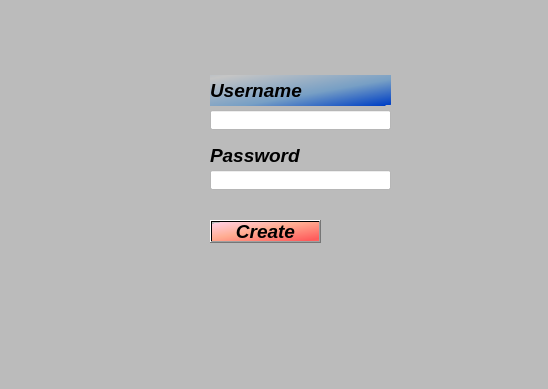
<?xml version="1.0" encoding="UTF-8"?>
<ui version="4.0">
 <class>MainWindow</class>
 <widget class="QMainWindow" name="MainWindow">
  <property name="geometry">
   <rect>
    <x>0</x>
    <y>0</y>
    <width>548</width>
    <height>389</height>
   </rect>
  </property>
  <property name="windowTitle">
   <string>Creataccount</string>
  </property>
  <property name="styleSheet">
   <string notr="true">background-color: rgb(187, 187, 187);</string>
  </property>
  <widget class="QWidget" name="centralwidget">
   <widget class="QLineEdit" name="lineEdit">
    <property name="geometry">
     <rect>
      <x>210</x>
      <y>110</y>
      <width>181</width>
      <height>20</height>
     </rect>
    </property>
    <property name="styleSheet">
     <string notr="true">background-color: rgb(255, 255, 255);</string>
    </property>
   </widget>
   <widget class="QLineEdit" name="lineEdit_2">
    <property name="geometry">
     <rect>
      <x>210</x>
      <y>170</y>
      <width>181</width>
      <height>20</height>
     </rect>
    </property>
    <property name="styleSheet">
     <string notr="true">background-color: rgb(255, 255, 255);</string>
    </property>
   </widget>
   <widget class="QLabel" name="label">
    <property name="geometry">
     <rect>
      <x>210</x>
      <y>75</y>
      <width>181</width>
      <height>31</height>
     </rect>
    </property>
    <property name="font">
     <font>
      <family>Segoe UI</family>
      <pointsize>14</pointsize>
      <weight>75</weight>
      <italic>true</italic>
      <bold>true</bold>
     </font>
    </property>
    <property name="styleSheet">
     <string notr="true">background-color: qlineargradient(spread:reflect, x1:0.046, y1:0.08, x2:1, y2:1, stop:0 rgba(197, 197, 197, 255), stop:0.55 rgba(119, 159, 197, 255), stop:0.971591 rgba(0, 64, 197, 255), stop:0.977273 rgba(189, 189, 189, 255), stop:1 rgba(189, 189, 189, 255));</string>
    </property>
    <property name="text">
     <string>Username</string>
    </property>
   </widget>
   <widget class="QLabel" name="label_2">
    <property name="geometry">
     <rect>
      <x>210</x>
      <y>145</y>
      <width>181</width>
      <height>21</height>
     </rect>
    </property>
    <property name="font">
     <font>
      <family>Segoe UI</family>
      <pointsize>14</pointsize>
      <weight>75</weight>
      <italic>true</italic>
      <bold>true</bold>
     </font>
    </property>
    <property name="styleSheet">
     <string notr="true">background-color: qconicalgradient(cx:0.0680909, cy:0.091, angle:138.7, stop:0 rgba(35, 40, 3, 255), stop:0.16 rgba(136, 106, 22, 255), stop:0.225 rgba(166, 140, 41, 255), stop:0.285 rgba(204, 181, 74, 255), stop:0.345 rgba(235, 219, 102, 255), stop:0.415 rgba(245, 236, 112, 255), stop:0.52 rgba(209, 190, 76, 255), stop:0.57 rgba(187, 156, 51, 255), stop:0.635 rgba(168, 142, 42, 255), stop:0.695 rgba(202, 174, 68, 255), stop:0.75 rgba(218, 202, 86, 255), stop:0.815 rgba(208, 187, 73, 255), stop:0.88 rgba(187, 156, 51, 255), stop:0.935 rgba(137, 108, 26, 255), stop:1 rgba(35, 40, 3, 255));</string>
    </property>
    <property name="text">
     <string>Password</string>
    </property>
   </widget>
   <widget class="QPushButton" name="pushButton">
    <property name="geometry">
     <rect>
      <x>210</x>
      <y>220</y>
      <width>111</width>
      <height>23</height>
     </rect>
    </property>
    <property name="font">
     <font>
      <family>Segoe UI</family>
      <pointsize>14</pointsize>
      <weight>75</weight>
      <italic>true</italic>
      <bold>true</bold>
     </font>
    </property>
    <property name="styleSheet">
     <string notr="true">background-color: qlineargradient(spread:reflect, x1:0.046, y1:0.08, x2:1, y2:1, stop:0 rgba(250, 248, 148, 255), stop:0.55 rgba(255, 255, 127, 255), stop:0.971591 rgba(255, 255, 0, 255), stop:0.977273 rgba(189, 189, 189, 255), stop:1 rgba(189, 189, 189, 255));
background-color: qlineargradient(spread:reflect, x1:0.932, y1:0.938, x2:0.017, y2:0.035, stop:0 rgba(255, 91, 91, 255), stop:0.55 rgba(255, 173, 146, 255), stop:0.971591 rgba(255, 205, 222, 255), stop:0.977273 rgba(189, 189, 189, 255), stop:1 rgba(189, 189, 189, 255));</string>
    </property>
    <property name="text">
     <string>Create</string>
    </property>
   </widget>
  </widget>
  <widget class="QMenuBar" name="menubar">
   <property name="geometry">
    <rect>
     <x>0</x>
     <y>0</y>
     <width>548</width>
     <height>21</height>
    </rect>
   </property>
  </widget>
  <widget class="QStatusBar" name="statusbar"/>
 </widget>
 <resources/>
 <connections/>
</ui>
